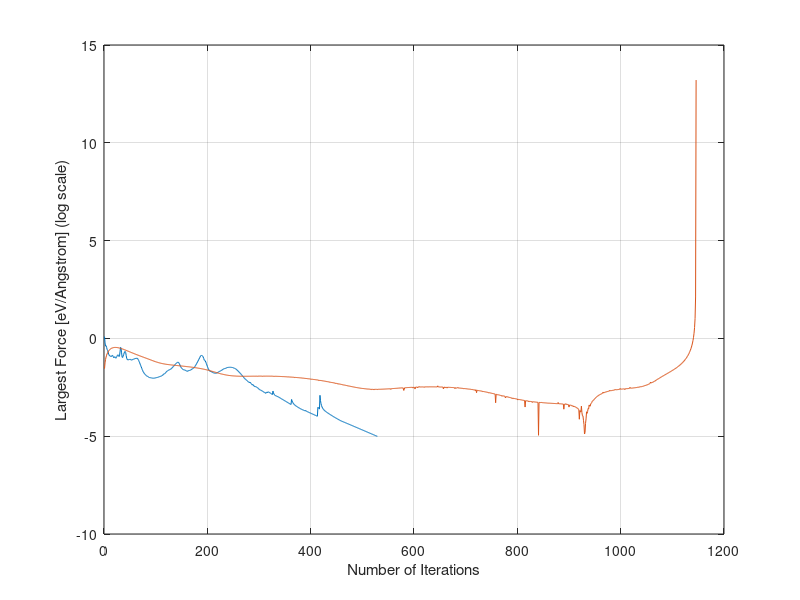

This chart was generated by the following MATLAB code:
figure(1);
 data=load('conjgrad_steep.dat');
 data1=load('conjgrad_conjg.dat');
 plot(data(:,1),log10(data(:,2)),data1(:,1),log10(data1(:,2))); grid on; xlabel('Number of Iterations');ylabel('Largest Force [eV/Angstrom] (log scale)');
print('-dpsc','partbd.eps');
